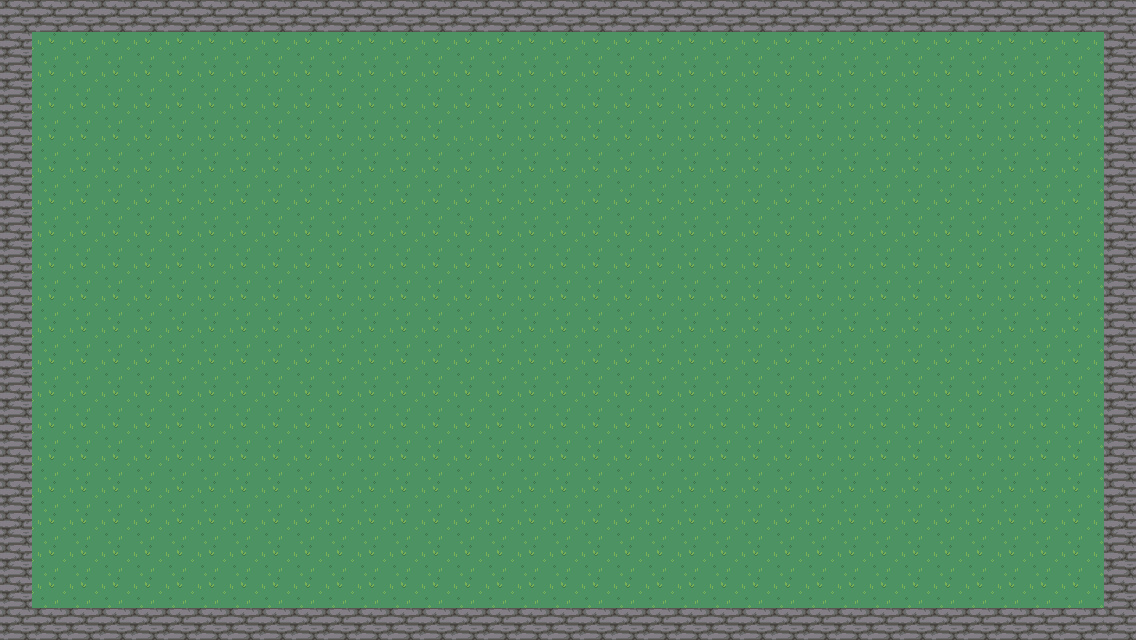

This is a level from a 2D game, rendered from its Tiled map with the project's own tilesets. A one-line summary and the map file follow, with tile-layer data summarised:
An orthogonal 71x40 tile map with 16x16 px tiles, 2 tile layers (Background, Walls).

<map version="1.5" tiledversion="1.7.0" orientation="orthogonal" renderorder="right-down" width="71" height="40" tilewidth="16" tileheight="16" infinite="0" nextlayerid="5" nextobjectid="1">
 <tileset firstgid="1" source="config.tsx" />
 <layer id="1" name="Background" width="71" height="40">
  <data>[2840 cells, 2840 non-empty, 16 distinct tile ids]</data>
 </layer>
 <layer id="3" name="Walls" width="71" height="40">
  <data>[2840 cells, 428 non-empty, 4 distinct tile ids]</data>
 </layer>
</map>
